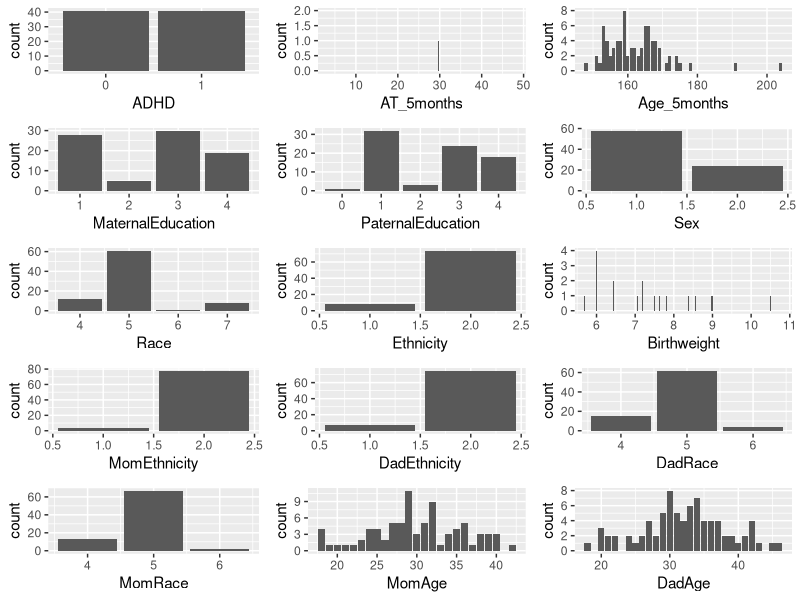
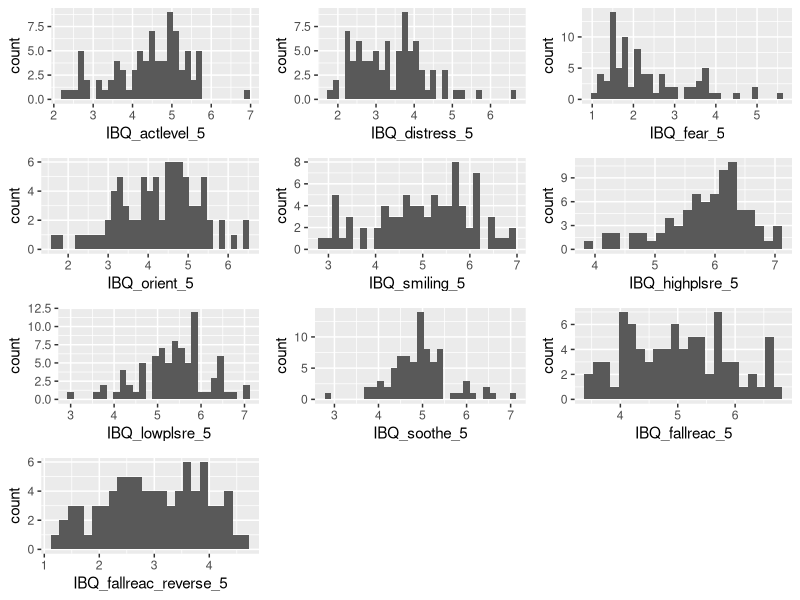
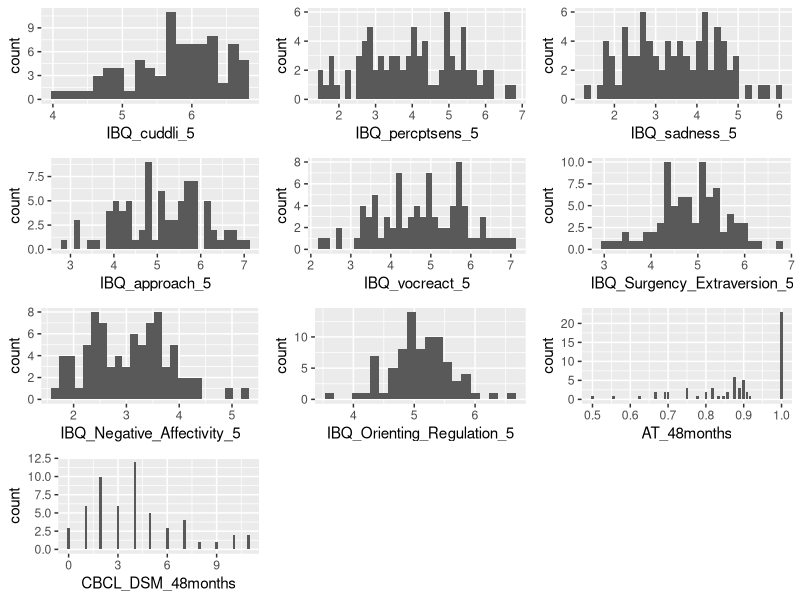
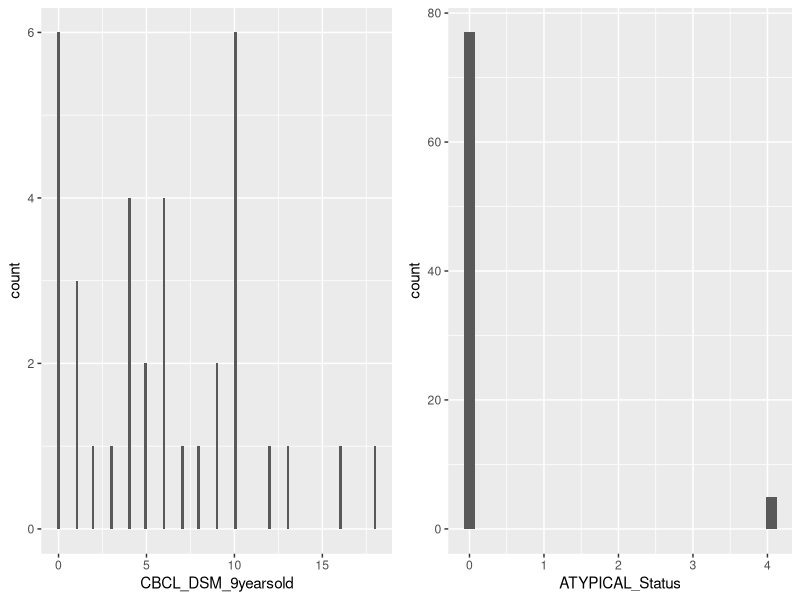
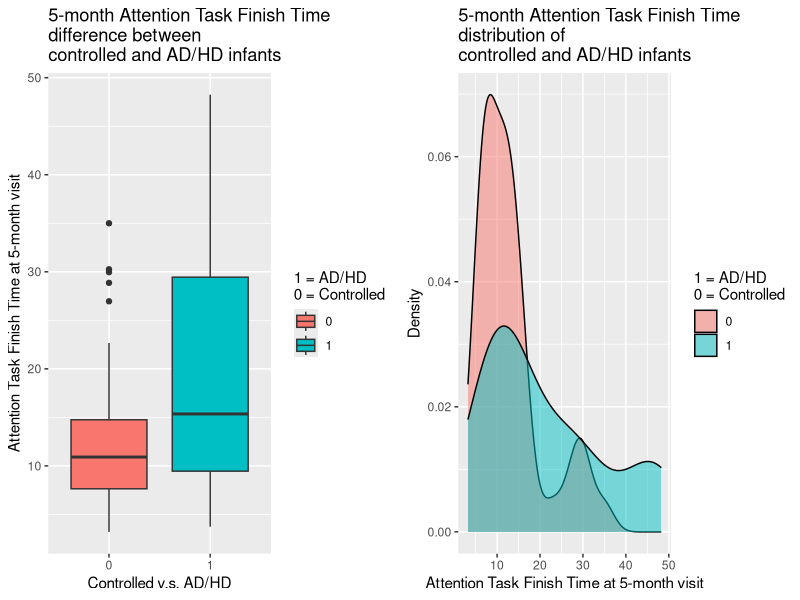
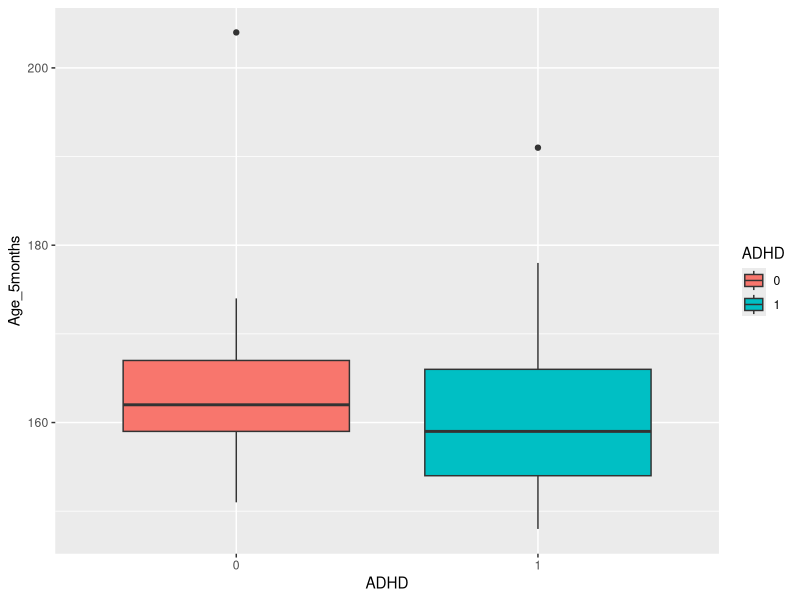
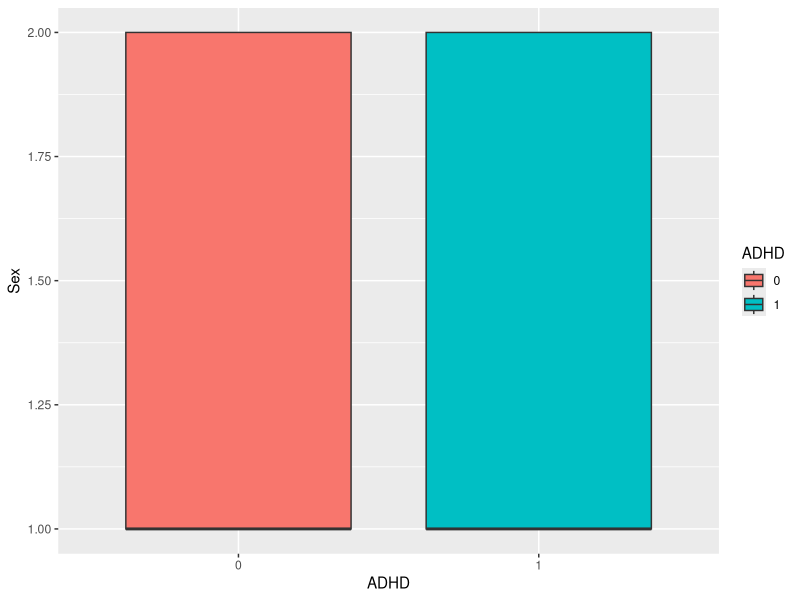
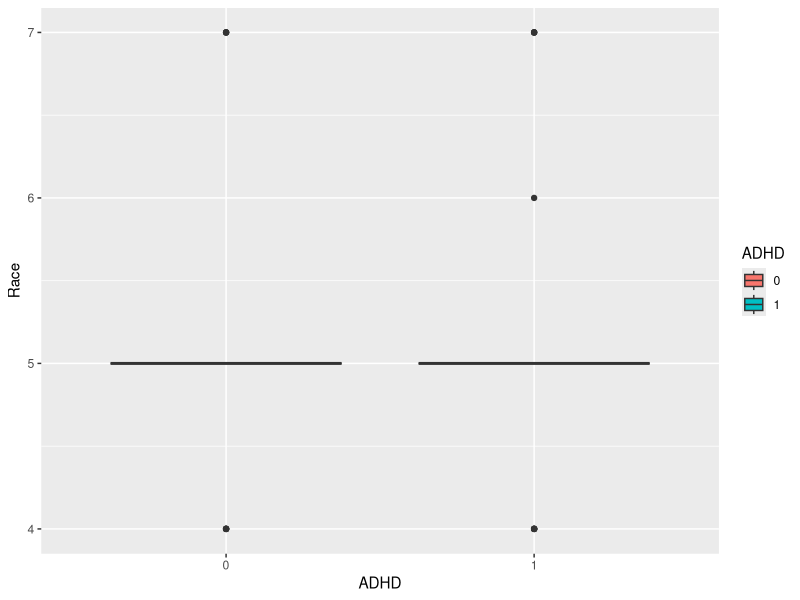

These charts were generated, in order, by the following R code:
## ---- chunk 1
# Import library
library(tidyverse)
library(gridExtra)

# EDA for categorical analysis
## ---- chunk 2
# Read Data
df = read.csv("ADHD_EEG_Dataset.csv")
df <- mutate(df, 
             ADHD = as.factor(ADHD)#,
             #Sex = as.factor(Sex),
             #Race = as.factor(Race),
             #Ethnicity = as.factor(Ethnicity),
             #MaternalEducation = as.factor(MaternalEducation),
             #PaternalEducation = as.factor(PaternalEducation),
             #MomEthnicity = as.factor(MomEthnicity),
             #DadEthnicity = as.factor(DadEthnicity),
             #MomRace = as.factor(MomRace),
             #DadRace = as.factor(DadRace)
             )
# 39 demographic variables
## ---- chunk 3
summary(df)
apply(df, 2, sd)
## ---- chunk 4
# Univariate Analysis EDA for Demographic Variables

# Confusion matrix for qualitative variable
# ADHD CONTROLED 2 by 2 table

# ADHD histogram
p1 <- ggplot(df, aes(x = ADHD))+
  geom_bar()
# Yea of course, it is a 41 Controled v.s. 41 ADHD dataset.

p2 <- ggplot(df, aes(x = AT_5months))+
  geom_bar()
# 5 rows are dropped due to missing variable

# Days in age at 5 month histogram
p3 <- ggplot(df, aes(x = Age_5months))+
  geom_bar()
# Days in age at 5 month visit?? What does that mean?

p4 <- ggplot(df, aes(x = MaternalEducation))+
  geom_bar()

p5 <- ggplot(df, aes(x = PaternalEducation))+
  geom_bar()

p6 <- ggplot(df, aes(x = Sex))+
  geom_bar()

p7 <- ggplot(df, aes(x = Race))+
  geom_bar()

p8 <- ggplot(df, aes(x = Ethnicity))+
  geom_bar()

p9 <- ggplot(df, aes(x = Birthweight))+
  geom_bar()

p10 <- ggplot(df, aes(x = MomEthnicity))+
  geom_bar()

p11 <- ggplot(df, aes(x = DadEthnicity))+
  geom_bar()

p12 <- ggplot(df, aes(x = DadRace))+
  geom_bar()

p13 <- ggplot(df, aes(x = MomRace))+
  geom_bar()

p14 <- ggplot(df, aes(x = MomAge))+
  geom_bar()

p15 <- ggplot(df, aes(x = DadAge))+
  geom_bar()

grid.arrange(p1, p2, p3, p4, p5, p6, p7, p8, p9, p10, p11, p12, p13, p14, p15, ncol = 3)
## ---- chunk 5
# IBQ histogram
p1 <- ggplot(df, aes(x = IBQ_actlevel_5))+
  geom_histogram(binwidth = 0.15)

p2 <- ggplot(df, aes(x = IBQ_distress_5))+
  geom_histogram(binwidth = 0.15)

p3 <- ggplot(df, aes(x = IBQ_fear_5))+
  geom_histogram(binwidth = 0.15)

p4 <- ggplot(df, aes(x = IBQ_orient_5))+
  geom_histogram(binwidth = 0.15)

p5 <- ggplot(df, aes(x = IBQ_smiling_5))+
  geom_histogram(binwidth = 0.15)

p6 <- ggplot(df, aes(x = IBQ_highplsre_5))+
  geom_histogram(binwidth = 0.15)

p7 <- ggplot(df, aes(x = IBQ_lowplsre_5))+
  geom_histogram(binwidth = 0.15)

p8 <- ggplot(df, aes(x = IBQ_soothe_5))+
  geom_histogram(binwidth = 0.15)

p9 <- ggplot(df, aes(x = IBQ_fallreac_5))+
  geom_histogram(binwidth = 0.15)

p10 <- ggplot(df, aes(x = IBQ_fallreac_reverse_5))+
  geom_histogram(binwidth = 0.15)

p11 <- ggplot(df, aes(x = IBQ_cuddli_5))+
  geom_histogram(binwidth = 0.15)

p12 <- ggplot(df, aes(x = IBQ_percptsens_5))+
  geom_histogram(binwidth = 0.15)

p13 <- ggplot(df, aes(x = IBQ_sadness_5))+
  geom_histogram(binwidth = 0.15)

p14 <- ggplot(df, aes(x = IBQ_approach_5))+
  geom_histogram(binwidth = 0.15)

p15 <- ggplot(df, aes(x = IBQ_vocreact_5))+
  geom_histogram(binwidth = 0.15)

p16 <- ggplot(df, aes(x = IBQ_Surgency_Extraversion_5))+
  geom_histogram(binwidth = 0.15)

p17 <- ggplot(df, aes(x = IBQ_Negative_Affectivity_5))+
  geom_histogram(binwidth = 0.15)

p18 <- ggplot(df, aes(x = IBQ_Orienting_Regulation_5))+
  geom_histogram(binwidth = 0.15)

p19 <- ggplot(df, aes(x = AT_48months))+
  geom_bar()

p20 <- ggplot(df, aes(x = CBCL_DSM_48months))+
  geom_histogram(binwidth = 0.15)

p21 <- ggplot(df, aes(x = CBCL_DSM_9yearsold))+
  geom_histogram(binwidth = 0.15)

p22 <- ggplot(df, aes(x = ATYPICAL_Status))+
  geom_histogram(binwidth = 0.15)

grid.arrange(p1, p2, p3, p4, p5, p6, p7, p8, p9, p10, ncol = 3)
grid.arrange(p11, p12, p13, p14, p15, p16, p17, p18, p19,
             p20, ncol = 3)
grid.arrange(p21, p22, ncol=2)
## ---- chunk 6
p1 <- ggplot(df, aes(x = ADHD, y = AT_5months)) +
  geom_boxplot(aes(fill = ADHD)) +
  labs(x = "Controlled v.s. AD/HD",
       y = "Attention Task Finish Time at 5-month visit",
       fill = "1 = AD/HD\n0 = Controlled",
       title = "5-month Attention Task Finish Time\ndifference between\ncontrolled and AD/HD infants")

p2 <- ggplot(df, aes(fill = ADHD, x = AT_5months)) +
  geom_density(alpha = 0.5) +
  labs(y = "Density",
       x = "Attention Task Finish Time at 5-month visit",
       fill = "1 = AD/HD\n0 = Controlled",
       title = "5-month Attention Task Finish Time\ndistribution of\ncontrolled and AD/HD infants")

p <- grid.arrange(p1, p2, ncol = 2)
## ---- chunk 7

ggplot(df, aes(x = ADHD, y = Age_5months)) +
  geom_boxplot(aes(fill = ADHD))

ggplot(df, aes(x = ADHD, y = Sex)) +
  geom_boxplot(aes(fill = ADHD))

ggplot(df, aes(x = ADHD, y = Race)) +
  geom_boxplot(aes(fill = ADHD))

ggplot(df, aes(x = ADHD, y = Ethnicity)) +
  geom_boxplot(aes(fill = ADHD))
## ---- chunk 8
ggplot(df, aes(x = ADHD, y = MaternalEducation)) +
  geom_boxplot(aes(fill = ADHD))

ggplot(df, aes(x = ADHD, y = PaternalEducation)) +
  geom_boxplot(aes(fill = ADHD))
## ---- chunk 9
p1 <- ggplot(df, aes(x = MaternalEducation)) +
  geom_density(aes(fill = ADHD), alpha = 0.5) +
  labs(x = "Maternal Education",
       y = "Frequency",
       fill = "0 = Did not complete highschool\n1 = High school\n2 = Technical School \n3 = College\n4  = Graduate School",
       title = "Maternal Education\ndistribution between\ncontrolled and AD/HD infants")

p2 <- ggplot(df, aes(fill = ADHD, x = PaternalEducation)) +
  geom_density(aes(fill = ADHD), alpha = 0.5) +
  labs(x = "Paternal Education",
       y = "Frequency",
       fill = "0 = Did not complete highschool\n1 = High school\n2 = Technical School \n3 = College\n4  = Graduate School",
       title = "Paternal Education\ndistribution between\ncontrolled and AD/HD infants")

p <- grid.arrange(p1, p2, ncol = 2)
## ---- chunk 10
ggplot(df, aes(x = ADHD, y = Birthweight)) +
  geom_boxplot(aes(fill = ADHD))

ggplot(df, aes(x = ADHD, y = MomEthnicity)) +
  geom_boxplot(aes(fill = ADHD))

ggplot(df, aes(x = ADHD, y = DadEthnicity)) +
  geom_boxplot(aes(fill = ADHD))

ggplot(df, aes(x = ADHD, y = MomRace)) +
  geom_boxplot(aes(fill = ADHD))

ggplot(df, aes(x = ADHD, y = DadRace)) +
  geom_boxplot(aes(fill = ADHD))

ggplot(df, aes(x = ADHD, y = MomAge)) +
  geom_boxplot(aes(fill = ADHD))

ggplot(df, aes(x = ADHD, y = DadAge)) +
  geom_boxplot(aes(fill = ADHD))
## ---- chunk 11
# Controled vs. ADHD - IBQ measurements

p1 <- ggplot(df, aes(x = ADHD, y = IBQ_actlevel_5)) +
  geom_boxplot(aes(fill = ADHD)) +
  labs(x = "Controlled v.s. AD/HD",
       y = "Activity Level",
       caption = "Infant Behavior Questionnaire",
       fill = "1 = AD/HD\n0 = Controlled",
       title = "Activity Level difference between\ncontrolled and AD/HD infants")

p2 <- ggplot(df, aes(fill = ADHD, x = IBQ_actlevel_5)) +
  geom_density(alpha = 0.5) +
  labs(y = "Density",
       x = "Activity Level",
       caption = "Infant Behavior Questionnaire",
       fill = "1 = AD/HD\n0 = Controlled",
       title = "Activity Level distribution of\ncontrolled and AD/HD infants")

p <- grid.arrange(p1, p2, ncol = 2)
## ---- chunk 12

ggplot(df, aes(x = ADHD, y = IBQ_distress_5)) +
  geom_boxplot(aes(fill = ADHD))

ggplot(df, aes(x = ADHD, y = IBQ_fear_5)) +
  geom_boxplot(aes(fill = ADHD))
## ---- chunk 13
p1 <- ggplot(df, aes(x = ADHD, y = IBQ_orient_5)) +
  geom_boxplot(aes(fill = ADHD)) +
  labs(x = "Controlled v.s. AD/HD",
       y = "orienting Level",
       caption = "Infant Behavior Questionnaire",
       fill = "1 = AD/HD\n0 = Controlled",
       title = "Orienting level difference between\ncontrolled and AD/HD infants")

p2 <- ggplot(df, aes(fill = ADHD, x = IBQ_actlevel_5)) +
  geom_density(alpha = 0.5) +
  labs(y = "Density",
       x = "Orienting Level",
       caption = "Infant Behavior Questionnaire",
       fill = "1 = AD/HD\n0 = Controlled",
       title = "Orienting Level distribution of\ncontrolled and AD/HD infants")

p <- grid.arrange(p1, p2, ncol = 2)
## ---- chunk 14
ggplot(df, aes(x = ADHD, y = IBQ_smiling_5)) +
  geom_boxplot(aes(fill = ADHD))

ggplot(df, aes(x = ADHD, y = IBQ_highplsre_5)) +
  geom_boxplot(aes(fill = ADHD))
## ---- chunk 15
p1 <- ggplot(df, aes(x = ADHD, y = IBQ_lowplsre_5)) +
  geom_boxplot(aes(fill = ADHD)) +
  labs(x = "Controlled v.s. AD/HD",
       y = "Enjoyment toward low stimulus Intensity",
       caption = "Infant Behavior Questionnaire",
       fill = "1 = AD/HD\n0 = Controlled",
       title = "Enjoyment toward low\nstimulus Intensity\ndifference between\ncontrolled and AD/HD infants")

p2 <- ggplot(df, aes(fill = ADHD, x = IBQ_lowplsre_5)) +
  geom_density(alpha = 0.5) +
  labs(y = "Density",
       x = "Enjoyment toward low stimulus Intensity",
       caption = "Infant Behavior Questionnaire",
       fill = "1 = AD/HD\n0 = Controlled",
       title = "Enjoyment toward low\nstimulus Intensity\ndistribution of\ncontrolled and AD/HD infants")

p <- grid.arrange(p1, p2, ncol = 2)
## ---- chunk 16
ggplot(df, aes(x = ADHD, y = IBQ_soothe_5)) +
  geom_boxplot(aes(fill = ADHD))

ggplot(df, aes(x = ADHD, y = IBQ_fallreac_5)) +
  geom_boxplot(aes(fill = ADHD))

ggplot(df, aes(x = ADHD, y = IBQ_fallreac_reverse_5)) +
  geom_boxplot(aes(fill = ADHD))
## ---- chunk 17
p1 <- ggplot(df, aes(x = ADHD, y = IBQ_cuddli_5)) +
  geom_boxplot(aes(fill = ADHD)) +
  labs(x = "Controlled v.s. AD/HD",
       y = "Cuddling Level",
       caption = "Infant Behavior Questionnaire",
       fill = "1 = AD/HD\n0 = Controlled",
       title = "Cuddling Leveldifference between\ncontrolled and AD/HD infants")

p2 <- ggplot(df, aes(fill = ADHD, x = IBQ_cuddli_5)) +
  geom_density(alpha = 0.5) +
  labs(y = "Density",
       x = "Cuddling Level",
       caption = "Infant Behavior Questionnaire",
       fill = "1 = AD/HD\n0 = Controlled",
       title = "Cuddling Level distribution of\ncontrolled and AD/HD infants")

p <- grid.arrange(p1, p2, ncol = 2)
## ---- chunk 18
ggplot(df, aes(x = ADHD, y = IBQ_percptsens_5)) +
  geom_boxplot(aes(fill = ADHD))

ggplot(df, aes(x = ADHD, y = IBQ_sadness_5)) +
  geom_boxplot(aes(fill = ADHD))
## ---- chunk 19
p1 <- ggplot(df, aes(x = ADHD, y = IBQ_approach_5)) +
  geom_boxplot(aes(fill = ADHD)) +
  labs(x = "Controlled v.s. AD/HD",
       y = "Approach Level",
       caption = "Infant Behavior Questionnaire",
       fill = "1 = AD/HD\n0 = Controlled",
       title = "Approach Level difference between\ncontrolled and AD/HD infants")

p2 <- ggplot(df, aes(fill = ADHD, x = IBQ_approach_5)) +
  geom_density(alpha = 0.5) +
  labs(y = "Density",
       x = "Approach Level",
       caption = "Infant Behavior Questionnaire",
       fill = "1 = AD/HD\n0 = Controlled",
       title = "Approach Level distribution of\ncontrolled and AD/HD infants")

p <- grid.arrange(p1, p2, ncol = 2)
## ---- chunk 20
ggplot(df, aes(x = ADHD, y = IBQ_vocreact_5)) +
  geom_boxplot(aes(fill = ADHD))

ggplot(df, aes(x = ADHD, y = IBQ_Surgency_Extraversion_5)) +
  geom_boxplot(aes(fill = ADHD))

ggplot(df, aes(x = ADHD, y = IBQ_Negative_Affectivity_5)) +
  geom_boxplot(aes(fill = ADHD))
## ---- chunk 21
p1 <- ggplot(df, aes(x = ADHD, y = IBQ_Orienting_Regulation_5)) +
  geom_boxplot(aes(fill = ADHD)) +
  labs(x = "Controlled v.s. AD/HD",
       y = "Orienting Regulation",
       caption = "Infant Behavior Questionnaire",
       fill = "1 = AD/HD\n0 = Controlled",
       title = "Orienting Regulation difference between\ncontrolled and AD/HD infants")

p2 <- ggplot(df, aes(fill = ADHD, x = IBQ_Orienting_Regulation_5)) +
  geom_density(alpha = 0.5) +
  labs(y = "Density",
       x = "Orienting Regulation",
       caption = "Infant Behavior Questionnaire",
       fill = "1 = AD/HD\n0 = Controlled",
       title = "Orienting Regulation distribution of\ncontrolled and AD/HD infants")

p <- grid.arrange(p1, p2, ncol = 2)
## ---- chunk 22
ggplot(df, aes(x = ADHD, y = AT_48months))+
  geom_boxplot(aes(fill = ADHD))

p1 <- ggplot(df, aes(x = ADHD, y = AT_48months)) +
  geom_boxplot(aes(fill = ADHD)) +
  labs(x = "Controlled v.s. AD/HD",
       y = "Attention Task accuracy rate at 48-month visit",
       fill = "1 = AD/HD\n0 = Controlled",
       title = "48-month Attention Task accuracy rate\ndifference between\ncontrolled and AD/HD infants")

p2 <- ggplot(df, aes(fill = ADHD, x = AT_48months)) +
  geom_density(alpha = 0.5) +
  labs(y = "Density",
       x = "Attention Task accuracy rate at 48-month visit",
       fill = "1 = AD/HD\n0 = Controlled",
       title = "48-month Attention Task accuracy rate\ndistribution of\ncontrolled and AD/HD infants")

p <- grid.arrange(p1, p2, ncol = 2)

ggsave("attTask.jpg", p, width = 16, height = 9)
## ---- chunk 23


ggplot(df, aes(x = ADHD, y = CBCL_DSM_48months))+
  geom_boxplot(aes(fill = ADHD))

p1 <- ggplot(df, aes(x = ADHD, y = CBCL_DSM_48months)) +
  geom_boxplot(aes(fill = ADHD)) +
  labs(x = "Controlled v.s. AD/HD",
       y = "Attention Problems Parent Rating at 48-month visit",
       fill = "1 = AD/HD\n0 = Controlled",
       title = "48-month Attention Problems Parent Ratings\ndifference between\ncontrolled and AD/HD infants")

p.48 <- ggplot(df, aes(fill = ADHD, x = CBCL_DSM_48months)) +
  geom_density(alpha = 0.5) +
  labs(y = "Density",
       x = "Attention Problems Parent Rating at 48-month visit",
       fill = "1 = AD/HD\n0 = Controlled",
       title = "48-month Attention Problems Parent Ratings\ndistribution of\ncontrolled and AD/HD infants")

p <- grid.arrange(p1, p2, ncol = 2)

ggsave("parentRat48.jpg", p, width = 16, height = 9)
## ---- chunk 24

ggplot(df, aes(x = ADHD, y = CBCL_DSM_9yearsold))+
  geom_boxplot(aes(fill = ADHD))

p1 <- ggplot(df, aes(x = ADHD, y = CBCL_DSM_9yearsold)) +
  geom_boxplot(aes(fill = ADHD)) +
  labs(x = "Controlled v.s. AD/HD",
       y = "Attention Problems Parent Rating at 9 years old",
       fill = "1 = AD/HD\n0 = Controlled",
       title = "=Attention Problems Parent Ratings at 9\ndifference between\ncontrolled and AD/HD infants")

p.9 <- ggplot(df, aes(fill = ADHD, x = CBCL_DSM_9yearsold)) +
  geom_density(alpha = 0.5) +
  labs(y = "Density",
       x = "Attention Problems Parent Rating at 9 years old",
       fill = "1 = AD/HD\n0 = Controlled",
       title = "Attention Problems Parent Ratings at 9\ndistribution of\ncontrolled and AD/HD infants")

p <- grid.arrange(p.48, p.9, ncol = 2)

ggsave("parentRat9v48.jpg", p, width = 16, height = 9)

## ---- chunk 25
ggplot(df, aes(x = ADHD, y = ATYPICAL_Status))+
  geom_boxplot(aes(fill = ADHD))
